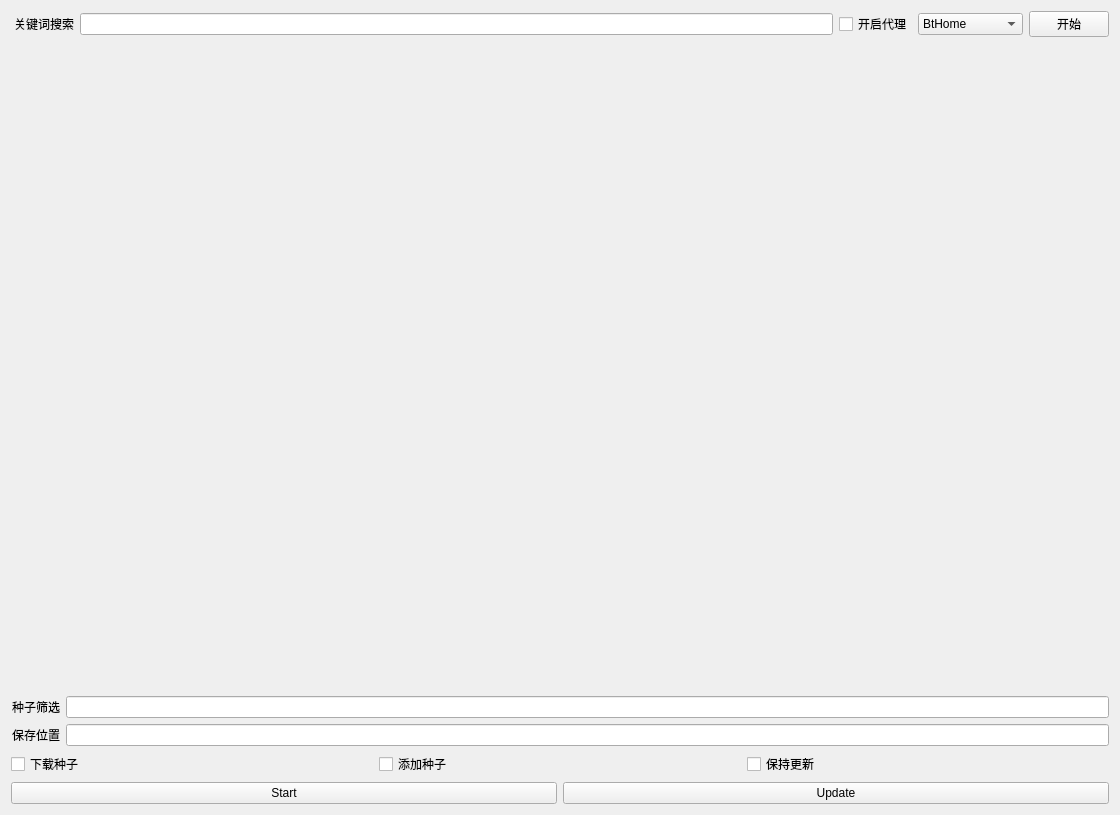
<?xml version="1.0" encoding="UTF-8"?>
<ui version="4.0">
 <class>Form</class>
 <widget class="QWidget" name="Form">
  <property name="geometry">
   <rect>
    <x>0</x>
    <y>0</y>
    <width>1120</width>
    <height>815</height>
   </rect>
  </property>
  <property name="sizePolicy">
   <sizepolicy hsizetype="Expanding" vsizetype="Expanding">
    <horstretch>0</horstretch>
    <verstretch>0</verstretch>
   </sizepolicy>
  </property>
  <property name="windowTitle">
   <string>Form</string>
  </property>
  <property name="styleSheet">
   <string notr="true">font-family:微软雅黑</string>
  </property>
  <layout class="QVBoxLayout" name="verticalLayout_2">
   <item>
    <layout class="QHBoxLayout" name="horizontalLayout">
     <property name="rightMargin">
      <number>0</number>
     </property>
     <item>
      <widget class="BodyLabel" name="label_3">
       <property name="text">
        <string>关键词搜索</string>
       </property>
       <property name="indent">
        <number>3</number>
       </property>
      </widget>
     </item>
     <item>
      <widget class="LineEdit" name="searchKeyWordslineEdit"/>
     </item>
     <item>
      <widget class="QCheckBox" name="proxyCheckBox">
       <property name="text">
        <string>开启代理</string>
       </property>
       <property name="checked">
        <bool>false</bool>
       </property>
       <property name="tristate">
        <bool>false</bool>
       </property>
      </widget>
     </item>
     <item>
      <widget class="QComboBox" name="crawlSourceComboBox">
       <property name="currentIndex">
        <number>0</number>
       </property>
       <item>
        <property name="text">
         <string>BtHome</string>
        </property>
       </item>
       <item>
        <property name="text">
         <string>ComicGarden</string>
        </property>
       </item>
      </widget>
     </item>
     <item>
      <widget class="PushButton" name="searchBtn">
       <property name="text">
        <string>开始</string>
       </property>
       <property name="iconSize">
        <size>
         <width>16</width>
         <height>16</height>
        </size>
       </property>
      </widget>
     </item>
    </layout>
   </item>
   <item>
    <widget class="QScrollArea" name="scrollArea">
     <property name="frameShape">
      <enum>QFrame::NoFrame</enum>
     </property>
     <property name="widgetResizable">
      <bool>true</bool>
     </property>
     <widget class="QWidget" name="scrollAreaWidgetContents_4">
      <property name="geometry">
       <rect>
        <x>0</x>
        <y>0</y>
        <width>1102</width>
        <height>640</height>
       </rect>
      </property>
      <layout class="QVBoxLayout" name="verticalLayout">
       <item>
        <layout class="QVBoxLayout" name="torrentPageverticalLayout">
         <property name="spacing">
          <number>1</number>
         </property>
         <property name="sizeConstraint">
          <enum>QLayout::SetMinimumSize</enum>
         </property>
        </layout>
       </item>
       <item>
        <layout class="QVBoxLayout" name="subtitleGroupverticalLayout">
         <property name="spacing">
          <number>1</number>
         </property>
         <property name="sizeConstraint">
          <enum>QLayout::SetMinimumSize</enum>
         </property>
        </layout>
       </item>
       <item>
        <layout class="QVBoxLayout" name="torrentverticalLayout">
         <property name="spacing">
          <number>1</number>
         </property>
         <property name="sizeConstraint">
          <enum>QLayout::SetMinimumSize</enum>
         </property>
        </layout>
       </item>
       <item>
        <spacer name="verticalSpacer">
         <property name="orientation">
          <enum>Qt::Vertical</enum>
         </property>
         <property name="sizeHint" stdset="0">
          <size>
           <width>20</width>
           <height>40</height>
          </size>
         </property>
        </spacer>
       </item>
      </layout>
     </widget>
    </widget>
   </item>
   <item>
    <layout class="QHBoxLayout" name="horizontalLayout_5">
     <property name="spacing">
      <number>6</number>
     </property>
     <property name="rightMargin">
      <number>0</number>
     </property>
     <item>
      <widget class="BodyLabel" name="label_4">
       <property name="text">
        <string>种子筛选</string>
       </property>
       <property name="margin">
        <number>0</number>
       </property>
       <property name="indent">
        <number>1</number>
       </property>
      </widget>
     </item>
     <item>
      <widget class="LineEdit" name="filterlineEdit"/>
     </item>
    </layout>
   </item>
   <item>
    <layout class="QHBoxLayout" name="horizontalLayout_2">
     <item>
      <widget class="BodyLabel" name="label_11">
       <property name="text">
        <string>保存位置</string>
       </property>
       <property name="indent">
        <number>1</number>
       </property>
      </widget>
     </item>
     <item>
      <widget class="LineEdit" name="savePathlineEdit"/>
     </item>
    </layout>
   </item>
   <item>
    <layout class="QHBoxLayout" name="horizontalLayout_4">
     <item>
      <widget class="CheckBox" name="downloadcheckBox">
       <property name="text">
        <string>下载种子</string>
       </property>
      </widget>
     </item>
     <item>
      <widget class="CheckBox" name="addTorrentcheckBox">
       <property name="text">
        <string>添加种子</string>
       </property>
      </widget>
     </item>
     <item>
      <widget class="CheckBox" name="keepUpdatecheckBox">
       <property name="text">
        <string>保持更新</string>
       </property>
      </widget>
     </item>
    </layout>
   </item>
   <item>
    <layout class="QHBoxLayout" name="horizontalLayout_3">
     <item>
      <widget class="PushButton" name="startBtn">
       <property name="text">
        <string>Start</string>
       </property>
      </widget>
     </item>
     <item>
      <widget class="PushButton" name="updateBtn">
       <property name="text">
        <string>Update</string>
       </property>
      </widget>
     </item>
    </layout>
   </item>
  </layout>
 </widget>
 <customwidgets>
  <customwidget>
   <class>PushButton</class>
   <extends>QPushButton</extends>
   <header>qfluentwidgets</header>
  </customwidget>
  <customwidget>
   <class>CheckBox</class>
   <extends>QCheckBox</extends>
   <header>qfluentwidgets</header>
  </customwidget>
  <customwidget>
   <class>LineEdit</class>
   <extends>QLineEdit</extends>
   <header>qfluentwidgets</header>
  </customwidget>
  <customwidget>
   <class>BodyLabel</class>
   <extends>QLabel</extends>
   <header>qfluentwidgets</header>
  </customwidget>
 </customwidgets>
 <resources/>
 <connections/>
</ui>
